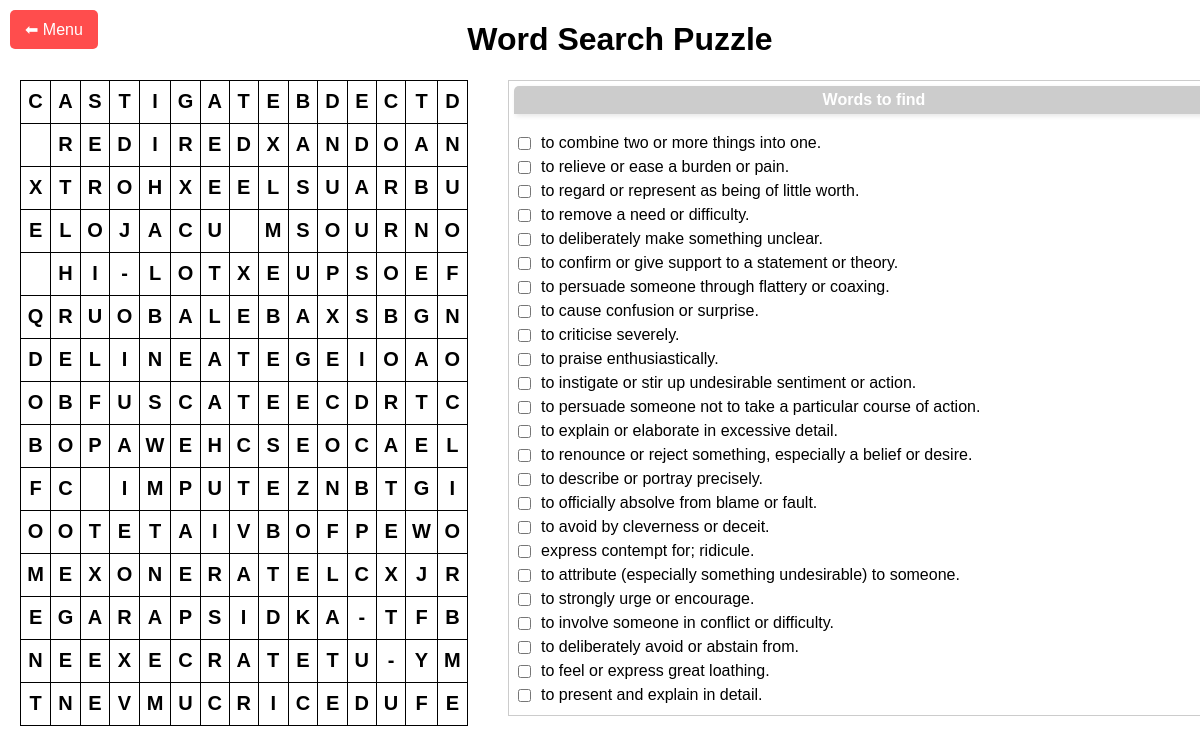
The app's page /word_search_puzzle/verbs (signed in) with its own data.
### tables this page shows
CREATE TABLE "EnglishDatabase"(
"word" TEXT, "definition" TEXT, "synonym" TEXT, "translation" TEXT,
 "theme" TEXT, id INTEGER);

### app.py (the view)
@app.route('/word_search_puzzle/<string:theme>')
def word_search_puzzle(theme: str):
    is_new = False
    if "word_search_grid" not in session or "word_search_words" not in session:
        is_new = True
        words = get_words_from_db(theme)
        grid, placed_words = generate_word_search(words, size=15)
        user_id = session.get('user_id')
        con = sqlite3.connect('database.db')
        cur = con.cursor()
        cur.execute('''
            SELECT id, grid_attempted
              FROM word_search_stats
             WHERE user_id = ? AND theme = ?
        ''', (user_id, theme))
        row = cur.fetchone()
        if row:
            stat_id, attempted = row
            cur.execute('''
                UPDATE word_search_stats
                   SET grid_attempted = ?
                 WHERE id = ?
            ''', (attempted + 1, stat_id))
        else:
            cur.execute('''
                INSERT INTO word_search_stats
                    (user_id, theme, grid_attempted, grid_successful, time_min, time_max, time_avg)
                VALUES (?, ?, 1, 0, NULL, NULL, NULL)
            ''', (user_id, theme))
        con.commit()
        con.close()
        session["word_search_grid"] = grid
        session["word_search_words"] = placed_words
    else:
        is_new = True
        grid = session["word_search_grid"]
        placed_words = session["word_search_words"]
    definitions = get_def_from_db_WSP(placed_words)
    html_grid = generate_word_search_html(grid, placed_words)
    return render_template("wordSearch.html", mot_mele=html_grid, definitions=definitions, theme=theme)

### app.py (called while the page is built)
@login_manager.user_loader
def load_user(user_id):
    conn = sqlite3.connect('database.db')
    cur = conn.cursor()
    cur.execute("SELECT id, username, password FROM users WHERE id = ?", (user_id,))
    user_data = cur.fetchone()
    conn.close()
    if user_data:
        return User(*user_data)
    return None

### wordSearchPuzzle.py (called while the page is built)
def create_empty_grid(size):
    return [['#' for _ in range(size)] for _ in range(size)]

def can_place_word(grid, word, row, col, direction):
    size = len(grid)
    dx, dy = direction
    for i in range(len(word)):
        new_row, new_col = row + i * dx, col + i * dy
        if not (0 <= new_row < size and 0 <= new_col < size):
            return False
        if grid[new_row][new_col] not in ('#', word[i]):
            return False
    return True

def place_word(grid, word, row, col, direction):
    dx, dy = direction
    for i in range(len(word)):
        grid[row + i * dx][col + i * dy] = word[i]

def fill_remaining_spaces(grid):
    alphabet = 'ABCDEFGHIJKLMNOPQRSTUVWXYZ- '
    for row in range(len(grid)):
        for col in range(len(grid[row])):
            if grid[row][col] == '#':
                grid[row][col] = random.choice(alphabet)

def generate_word_search(words, size=15):
    grid = create_empty_grid(size)
    directions = [(1, 0), (0, 1), (1, 1), (-1, 1), (1, -1), (-1, -1), (0, -1), (-1, 0)]
    random.shuffle(words)
    placed_words = []
    for word in words:
        random.shuffle(directions)
        for _ in range(100):
            row, col = random.randint(0, size - 1), random.randint(0, size - 1)
            direction = random.choice(directions)
            if can_place_word(grid, word, row, col, direction):
                place_word(grid, word, row, col, direction)
                placed_words.append(word)
                break
    fill_remaining_spaces(grid)
    return grid, placed_words

def generate_word_search_html(grid, placed_words):
    html = "<table style='border-collapse: collapse;'>"
    for row in grid:
        html += "<tr>"
        for cell in row:
            html += f"<td style='width: 40px; height: 40px; text-align: center; border: 1px solid black;'>{cell}</td>"
        html += "</tr>"
    html += "</table><br>"
    return html

### templates/wordSearch.html (shortened to what this page needs)
<!DOCTYPE html>
<html lang="fr">
<head>
    <link rel="stylesheet" href="{{ url_for('static', filename='css/wordSearch.css') }}">
</head>
<body>
    <button id="menuButton" onclick="confirmReturnToMenu()">⬅ Menu</button>
    <h1>Word Search Puzzle</h1>
    <div id="grid-container">
        <div id="puzzle">{{ mot_mele | safe}}</div>
        <div class="word-list">
            <ul>
                {% for word, definition in definitions.items() %}
                    <li class="definition-item">
                        <input type="checkbox" id="option{{ loop.index }}" name="option{{ loop.index }}" data-word="{{ word }}">
                        <label for="option{{ loop.index }}">{{ definition }}</label>
                    </li>
                {% endfor %}
            </ul>
        </div>
    </div>
</body>
</html>

### static/css/wordSearch.css (style rules this page uses)
body { font-family: Arial, sans-serif; text-align: center; margin: 20px; overflow-x: auto; white-space: nowrap; width: 100%; }
#menuButton { position: absolute; top: 10px; left: 10px; padding: 10px 15px; font-size: 16px; background-color: #ff4d4d; color: white; border: none; cursor: pointer; border-radius: 5px; }
#grid-container { display: flex; justify-content: left; align-items: flex-start; margin-bottom: 20px; min-width: 100%; }
#puzzle { margin-right: 40px; }
td { width: 30px; height: 30px; text-align: center; border: 1px solid black; font-size: 20px; font-weight: bold; }
ul { list-style-type: none; padding: 0; }
.word-list { width: 80%; max-width: 700px; overflow-x: auto; border: 1px solid #ccc; display: flex; flex-direction: column; position: relative; scrollbar-width: thin; scrollbar-color: #888 #f1f1f1; padding: 5px; max-height: 650px; overflow-y: auto; white-space: nowrap; }
.word-list::before { margin-bottom: 20px; content: 'Words to find'; background-color: #cccccc; color: white; padding: 5px 10px; font-weight: bold; border-top-left-radius: 5px; border-top-right-radius: 5px; box-shadow: 2px 2px 5px rgba(0, 0, 0, 0.1); position: sticky; top: 0; left: 0; font-size: 16px; z-index: 1; width: 100%; text-align: center; }
.definition-item { display: flex; align-items: center; margin-bottom: 5px; white-space: nowrap; }
input[type="checkbox"] { margin-right: 10px; position: sticky; left: 0; top: 0; z-index: 0; }
label { display: inline-block; white-space: nowrap; max-width: 100%; text-align: left; word-wrap: break-word; padding-right: 10px; max-width: 100%; }
.word-list { display: flex; flex-direction: column; align-items: flex-start; justify-content: flex-start; width: 100%; overflow-x: auto; }
.word-list ul { width: 100%; padding: 0; margin: 0; list-style-type: none; }

### records on screen
EnglishDatabase: definition "to combine two or more things into one."
EnglishDatabase: definition "to relieve or ease a burden or pain."
EnglishDatabase: definition "to regard or represent as being of little worth."
EnglishDatabase: definition "to remove a need or difficulty."
EnglishDatabase: definition "to deliberately make something unclear."
EnglishDatabase: definition "to confirm or give support to a statement or theory."
EnglishDatabase: definition "to persuade someone through flattery or coaxing."
EnglishDatabase: definition "to cause confusion or surprise."
EnglishDatabase: definition "to criticise severely."
EnglishDatabase: definition "to praise enthusiastically."
EnglishDatabase: definition "to instigate or stir up undesirable sentiment or action."
EnglishDatabase: definition "to persuade someone not to take a particular course of action."
EnglishDatabase: definition "to explain or elaborate in excessive detail."
EnglishDatabase: definition "to renounce or reject something, especially a belief or desire."
EnglishDatabase: definition "to describe or portray precisely."
EnglishDatabase: definition "to officially absolve from blame or fault."
EnglishDatabase: definition "to avoid by cleverness or deceit."
EnglishDatabase: definition "express contempt for; ridicule."
EnglishDatabase: definition "to attribute (especially something undesirable) to someone."
EnglishDatabase: definition "to strongly urge or encourage."
EnglishDatabase: definition "to involve someone in conflict or difficulty."
EnglishDatabase: definition "to deliberately avoid or abstain from."
EnglishDatabase: definition "to feel or express great loathing."
EnglishDatabase: definition "to present and explain in detail."
